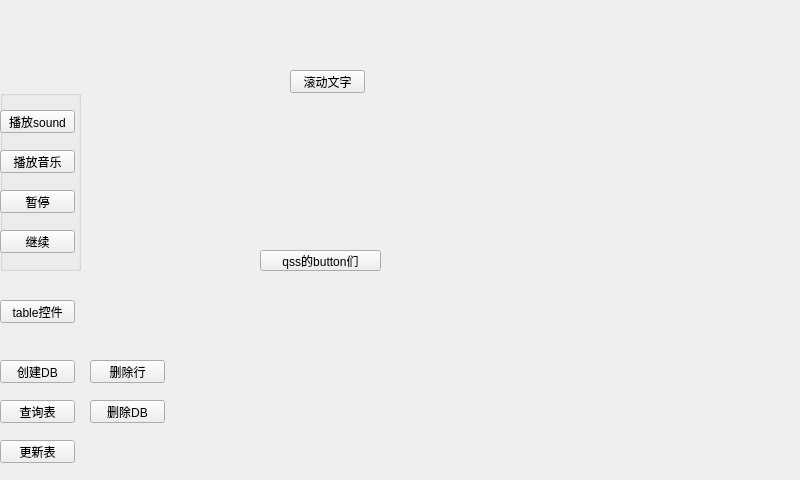
<?xml version="1.0" encoding="UTF-8"?>
<ui version="4.0">
 <class>MainWindow</class>
 <widget class="QMainWindow" name="MainWindow">
  <property name="geometry">
   <rect>
    <x>0</x>
    <y>0</y>
    <width>800</width>
    <height>480</height>
   </rect>
  </property>
  <property name="windowTitle">
   <string>MainWindow</string>
  </property>
  <widget class="QWidget" name="centralWidget">
   <widget class="QGroupBox" name="groupBox">
    <property name="geometry">
     <rect>
      <x>0</x>
      <y>90</y>
      <width>81</width>
      <height>181</height>
     </rect>
    </property>
    <property name="title">
     <string/>
    </property>
    <widget class="QPushButton" name="playSound">
     <property name="geometry">
      <rect>
       <x>0</x>
       <y>20</y>
       <width>75</width>
       <height>23</height>
      </rect>
     </property>
     <property name="text">
      <string>播放sound</string>
     </property>
    </widget>
    <widget class="QPushButton" name="playmusic">
     <property name="geometry">
      <rect>
       <x>0</x>
       <y>60</y>
       <width>75</width>
       <height>23</height>
      </rect>
     </property>
     <property name="text">
      <string>播放音乐</string>
     </property>
    </widget>
    <widget class="QPushButton" name="pause">
     <property name="geometry">
      <rect>
       <x>0</x>
       <y>100</y>
       <width>75</width>
       <height>23</height>
      </rect>
     </property>
     <property name="text">
      <string>暂停</string>
     </property>
    </widget>
    <widget class="QPushButton" name="continue_2">
     <property name="geometry">
      <rect>
       <x>0</x>
       <y>140</y>
       <width>75</width>
       <height>23</height>
      </rect>
     </property>
     <property name="text">
      <string>继续</string>
     </property>
    </widget>
    <widget class="QPushButton" name="stop">
     <property name="geometry">
      <rect>
       <x>0</x>
       <y>230</y>
       <width>75</width>
       <height>23</height>
      </rect>
     </property>
     <property name="text">
      <string>停止</string>
     </property>
    </widget>
   </widget>
   <widget class="QPushButton" name="sqlitedlg">
    <property name="geometry">
     <rect>
      <x>0</x>
      <y>300</y>
      <width>75</width>
      <height>23</height>
     </rect>
    </property>
    <property name="text">
     <string>table控件</string>
    </property>
   </widget>
   <widget class="QPushButton" name="createdb">
    <property name="geometry">
     <rect>
      <x>0</x>
      <y>360</y>
      <width>75</width>
      <height>23</height>
     </rect>
    </property>
    <property name="text">
     <string>创建DB</string>
    </property>
   </widget>
   <widget class="QPushButton" name="selectdb">
    <property name="geometry">
     <rect>
      <x>0</x>
      <y>400</y>
      <width>75</width>
      <height>23</height>
     </rect>
    </property>
    <property name="text">
     <string>查询表</string>
    </property>
   </widget>
   <widget class="QPushButton" name="updatedb">
    <property name="geometry">
     <rect>
      <x>0</x>
      <y>440</y>
      <width>75</width>
      <height>23</height>
     </rect>
    </property>
    <property name="text">
     <string>更新表</string>
    </property>
   </widget>
   <widget class="QPushButton" name="deleteRow">
    <property name="geometry">
     <rect>
      <x>90</x>
      <y>360</y>
      <width>75</width>
      <height>23</height>
     </rect>
    </property>
    <property name="text">
     <string>删除行</string>
    </property>
   </widget>
   <widget class="QPushButton" name="deletedb">
    <property name="geometry">
     <rect>
      <x>90</x>
      <y>400</y>
      <width>75</width>
      <height>23</height>
     </rect>
    </property>
    <property name="text">
     <string>删除DB</string>
    </property>
   </widget>
   <widget class="QPushButton" name="btnscroll">
    <property name="geometry">
     <rect>
      <x>290</x>
      <y>70</y>
      <width>75</width>
      <height>23</height>
     </rect>
    </property>
    <property name="text">
     <string>滚动文字</string>
    </property>
   </widget>
   <widget class="QPushButton" name="qssBtn">
    <property name="geometry">
     <rect>
      <x>260</x>
      <y>250</y>
      <width>121</width>
      <height>21</height>
     </rect>
    </property>
    <property name="styleSheet">
     <string notr="true">
</string>
    </property>
    <property name="text">
     <string>qss的button们</string>
    </property>
   </widget>
  </widget>
 </widget>
 <layoutdefault spacing="6" margin="11"/>
 <resources/>
 <connections/>
</ui>
